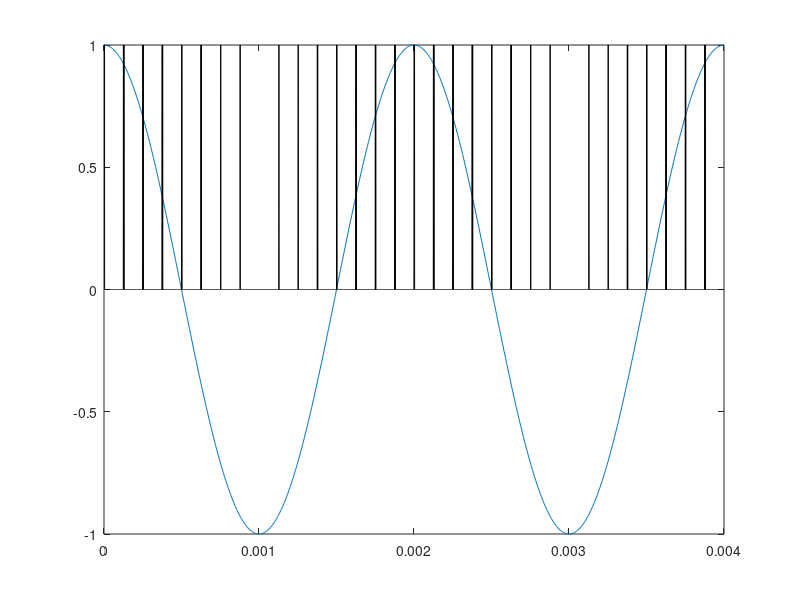

This chart was generated by the following MATLAB code: (Note: this script raises an error after producing the figure.)
clear all
close all
clc

%%Pulse Code Modulation

Ts=1/8000;
f=500;
t=0:Ts/32:2/f-Ts/32;
s=cos(2*pi*f*t);
plot(t,s);hold on;

mu=255;
smu=sign(s).*log(1+mu*abs(s))/log(1+mu);
s=smu;
s=s-min(s);
s=s/max(s);
s=s*(2^8-1);
ds=buffer(s,32)
ds=ds(1,:)

ups=[ds(:),zeros(length(ds),31)];
ups=ups';
ups=ups(:);

pcms=dec2bin(ups,8);
pcms=pcms';
pcms=pcms(:);

t1=0:Ts/32/8:2/f-Ts/32/8;
plot(t1,bin2dec(pcms),'k');

%% Demodulation

%% TDM demultiplexing and decoding
b = bin2dec(buffer(pcms,8)');                   % groups of 8 bits created and converted to decimal
b = b(1:32:end)                                 % choose 1 out of 32 samples-demultiplexing
b = b/max(b);                                   % convert amplitude range back to -1 to 1
b = (b - 0.5)*2;

%% Inverse mu-Law with mu = 255
b = sign(b).*((1+mu).^abs(b)-1)/mu;

%% reconstructed signal samples
t2=0:Ts:2/f-Ts;
plot(t2,b,'r');                                 % reconstruction shown as plot

legend('Original Signal','PCM','Reconstructed Signal');
